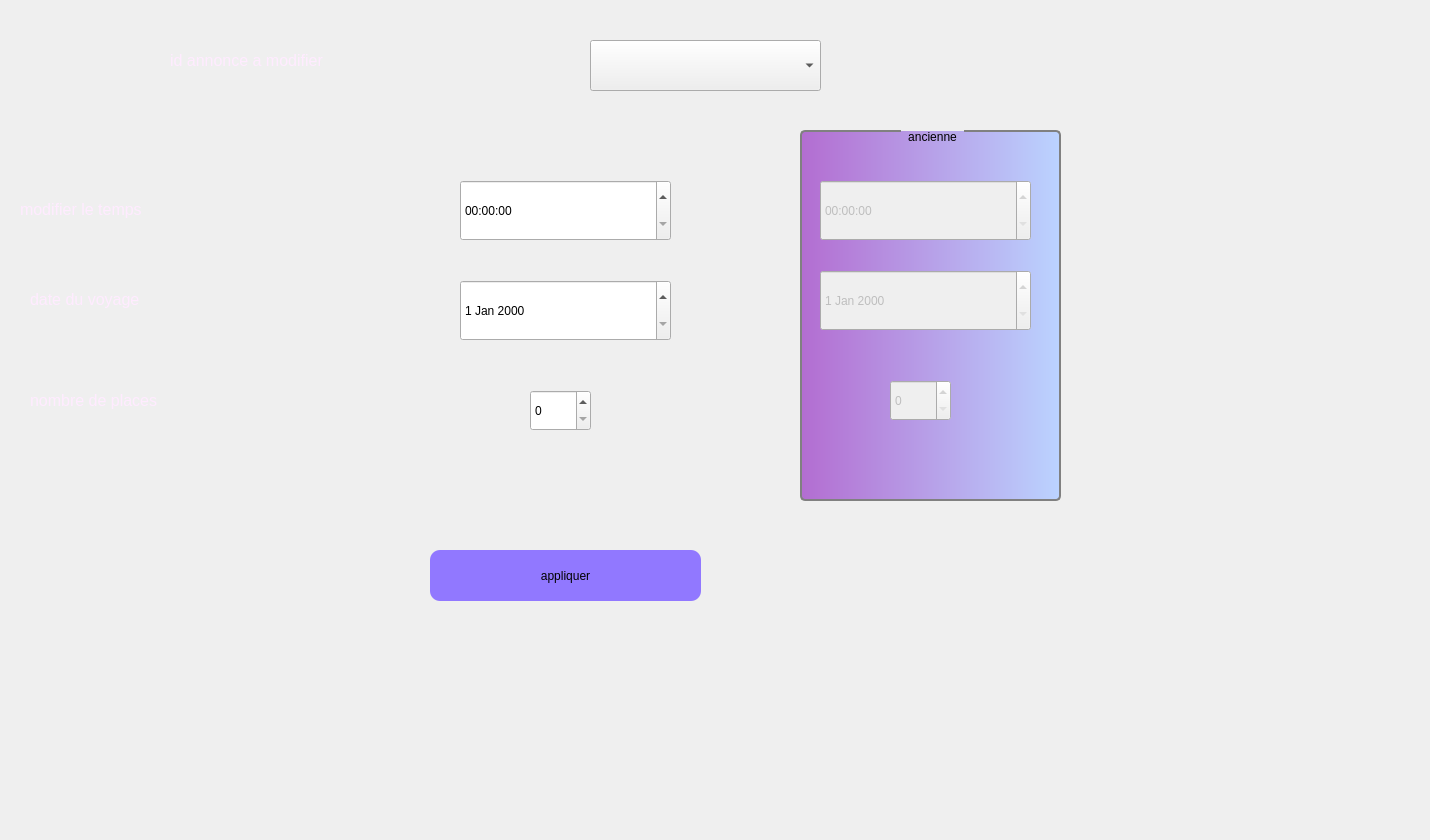
     <widget class="QWidget" name="tab_6">
      <attribute name="title">
       <string>modifier</string>
      </attribute>
      <widget class="QLabel" name="label_26">
       <property name="geometry">
        <rect>
         <x>170</x>
         <y>40</y>
         <width>381</width>
         <height>41</height>
        </rect>
       </property>
       <property name="palette">
        <palette>
         <active>
          <colorrole role="WindowText">
           <brush brushstyle="SolidPattern">
            <color alpha="255">
             <red>255</red>
             <green>235</green>
             <blue>255</blue>
            </color>
           </brush>
          </colorrole>
         </active>
         <inactive>
          <colorrole role="WindowText">
           <brush brushstyle="SolidPattern">
            <color alpha="255">
             <red>255</red>
             <green>235</green>
             <blue>255</blue>
            </color>
           </brush>
          </colorrole>
         </inactive>
         <disabled>
          <colorrole role="WindowText">
           <brush brushstyle="SolidPattern">
            <color alpha="255">
             <red>120</red>
             <green>120</green>
             <blue>120</blue>
            </color>
           </brush>
          </colorrole>
         </disabled>
        </palette>
       </property>
       <property name="text">
        <string>&lt;html&gt;&lt;head/&gt;&lt;body&gt;&lt;p&gt;&lt;span style=&quot; font-size:12pt;&quot;&gt;id annonce a modifier&lt;/span&gt;&lt;/p&gt;&lt;/body&gt;&lt;/html&gt;</string>
       </property>
      </widget>
      <widget class="QLabel" name="label_27">
       <property name="geometry">
        <rect>
         <x>20</x>
         <y>189</y>
         <width>291</width>
         <height>41</height>
        </rect>
       </property>
       <property name="palette">
        <palette>
         <active>
          <colorrole role="WindowText">
           <brush brushstyle="SolidPattern">
            <color alpha="255">
             <red>255</red>
             <green>235</green>
             <blue>255</blue>
            </color>
           </brush>
          </colorrole>
         </active>
         <inactive>
          <colorrole role="WindowText">
           <brush brushstyle="SolidPattern">
            <color alpha="255">
             <red>255</red>
             <green>235</green>
             <blue>255</blue>
            </color>
           </brush>
          </colorrole>
         </inactive>
         <disabled>
          <colorrole role="WindowText">
           <brush brushstyle="SolidPattern">
            <color alpha="255">
             <red>120</red>
             <green>120</green>
             <blue>120</blue>
            </color>
           </brush>
          </colorrole>
         </disabled>
        </palette>
       </property>
       <property name="text">
        <string>&lt;html&gt;&lt;head/&gt;&lt;body&gt;&lt;p&gt;&lt;span style=&quot; font-size:12pt;&quot;&gt;modifier le temps&lt;/span&gt;&lt;/p&gt;&lt;/body&gt;&lt;/html&gt;</string>
       </property>
      </widget>
      <widget class="QPushButton" name="appliquer">
       <property name="geometry">
        <rect>
         <x>430</x>
         <y>550</y>
         <width>271</width>
         <height>51</height>
        </rect>
       </property>
       <property name="cursor">
        <cursorShape>PointingHandCursor</cursorShape>
       </property>
       <property name="styleSheet">
        <string notr="true">background-color: rgb(0, 0, 255);
background-color: rgb(145, 120, 255);
border-radius: 10px;</string>
       </property>
       <property name="text">
        <string>appliquer</string>
       </property>
      </widget>
      <widget class="QTimeEdit" name="timeEditmod">
       <property name="geometry">
        <rect>
         <x>460</x>
         <y>180</y>
         <width>211</width>
         <height>61</height>
        </rect>
       </property>
      </widget>
      <widget class="QLabel" name="label_46">
       <property name="geometry">
        <rect>
         <x>30</x>
         <y>279</y>
         <width>251</width>
         <height>41</height>
        </rect>
       </property>
       <property name="palette">
        <palette>
         <active>
          <colorrole role="WindowText">
           <brush brushstyle="SolidPattern">
            <color alpha="255">
             <red>255</red>
             <green>235</green>
             <blue>255</blue>
            </color>
           </brush>
          </colorrole>
          <colorrole role="Button">
           <brush brushstyle="SolidPattern">
            <color alpha="255">
             <red>255</red>
             <green>235</green>
             <blue>255</blue>
            </color>
           </brush>
          </colorrole>
          <colorrole role="Light">
           <brush brushstyle="SolidPattern">
            <color alpha="255">
             <red>255</red>
             <green>255</green>
             <blue>255</blue>
            </color>
           </brush>
          </colorrole>
          <colorrole role="Midlight">
           <brush brushstyle="SolidPattern">
            <color alpha="255">
             <red>255</red>
             <green>245</green>
             <blue>255</blue>
            </color>
           </brush>
          </colorrole>
          <colorrole role="Dark">
           <brush brushstyle="SolidPattern">
            <color alpha="255">
             <red>127</red>
             <green>117</green>
             <blue>127</blue>
            </color>
           </brush>
          </colorrole>
          <colorrole role="Mid">
           <brush brushstyle="SolidPattern">
            <color alpha="255">
             <red>170</red>
             <green>157</green>
             <blue>170</blue>
            </color>
           </brush>
          </colorrole>
          <colorrole role="Text">
           <brush brushstyle="SolidPattern">
            <color alpha="255">
             <red>0</red>
             <green>0</green>
             <blue>0</blue>
            </color>
           </brush>
          </colorrole>
          <colorrole role="BrightText">
           <brush brushstyle="SolidPattern">
            <color alpha="255">
             <red>255</red>
             <green>255</green>
             <blue>255</blue>
            </color>
           </brush>
          </colorrole>
          <colorrole role="ButtonText">
           <brush brushstyle="SolidPattern">
            <color alpha="255">
             <red>0</red>
             <green>0</green>
             <blue>0</blue>
            </color>
           </brush>
          </colorrole>
          <colorrole role="Base">
           <brush brushstyle="SolidPattern">
            <color alpha="255">
             <red>255</red>
             <green>255</green>
             <blue>255</blue>
            </color>
           </brush>
          </colorrole>
          <colorrole role="Window">
           <brush brushstyle="SolidPattern">
            <color alpha="255">
             <red>255</red>
             <green>235</green>
             <blue>255</blue>
            </color>
           </brush>
          </colorrole>
          <colorrole role="Shadow">
           <brush brushstyle="SolidPattern">
            <color alpha="255">
             <red>0</red>
             <green>0</green>
             <blue>0</blue>
            </color>
           </brush>
          </colorrole>
          <colorrole role="AlternateBase">
           <brush brushstyle="SolidPattern">
            <color alpha="255">
             <red>255</red>
             <green>245</green>
             <blue>255</blue>
            </color>
           </brush>
          </colorrole>
          <colorrole role="ToolTipBase">
           <brush brushstyle="SolidPattern">
            <color alpha="255">
             <red>255</red>
             <green>255</green>
             <blue>220</blue>
            </color>
           </brush>
          </colorrole>
          <colorrole role="ToolTipText">
           <brush brushstyle="SolidPattern">
            <color alpha="255">
             <red>0</red>
             <green>0</green>
             <blue>0</blue>
            </color>
           </brush>
          </colorrole>
          <colorrole role="PlaceholderText">
           <brush brushstyle="SolidPattern">
            <color alpha="128">
             <red>0</red>
             <green>0</green>
             <blue>0</blue>
            </color>
           </brush>
          </colorrole>
         </active>
         <inactive>
          <colorrole role="WindowText">
           <brush brushstyle="SolidPattern">
            <color alpha="255">
             <red>255</red>
             <green>235</green>
             <blue>255</blue>
            </color>
           </brush>
          </colorrole>
          <colorrole role="Button">
           <brush brushstyle="SolidPattern">
            <color alpha="255">
             <red>255</red>
             <green>235</green>
             <blue>255</blue>
            </color>
           </brush>
          </colorrole>
          <colorrole role="Light">
           <brush brushstyle="SolidPattern">
            <color alpha="255">
             <red>255</red>
             <green>255</green>
             <blue>255</blue>
            </color>
           </brush>
          </colorrole>
          <colorrole role="Midlight">
           <brush brushstyle="SolidPattern">
            <color alpha="255">
             <red>255</red>
             <green>245</green>
             <blue>255</blue>
            </color>
           </brush>
          </colorrole>
          <colorrole role="Dark">
           <brush brushstyle="SolidPattern">
            <color alpha="255">
             <red>127</red>
             <green>117</green>
             <blue>127</blue>
            </color>
           </brush>
          </colorrole>
          <colorrole role="Mid">
           <brush brushstyle="SolidPattern">
            <color alpha="255">
             <red>170</red>
             <green>157</green>
             <blue>170</blue>
            </color>
           </brush>
          </colorrole>
          <colorrole role="Text">
           <brush brushstyle="SolidPattern">
            <color alpha="255">
             <red>0</red>
             <green>0</green>
             <blue>0</blue>
            </color>
           </brush>
          </colorrole>
          <colorrole role="BrightText">
           <brush brushstyle="SolidPattern">
            <color alpha="255">
             <red>255</red>
             <green>255</green>
             <blue>255</blue>
            </color>
           </brush>
          </colorrole>
          <colorrole role="ButtonText">
           <brush brushstyle="SolidPattern">
            <color alpha="255">
             <red>0</red>
             <green>0</green>
             <blue>0</blue>
            </color>
           </brush>
          </colorrole>
          <colorrole role="Base">
           <brush brushstyle="SolidPattern">
            <color alpha="255">
             <red>255</red>
             <green>255</green>
             <blue>255</blue>
            </color>
           </brush>
          </colorrole>
          <colorrole role="Window">
           <brush brushstyle="SolidPattern">
            <color alpha="255">
             <red>255</red>
             <green>235</green>
             <blue>255</blue>
            </color>
           </brush>
          </colorrole>
          <colorrole role="Shadow">
           <brush brushstyle="SolidPattern">
            <color alpha="255">
             <red>0</red>
             <green>0</green>
             <blue>0</blue>
            </color>
           </brush>
          </colorrole>
          <colorrole role="AlternateBase">
           <brush brushstyle="SolidPattern">
            <color alpha="255">
             <red>255</red>
             <green>245</green>
             <blue>255</blue>
            </color>
           </brush>
          </colorrole>
          <colorrole role="ToolTipBase">
           <brush brushstyle="SolidPattern">
            <color alpha="255">
             <red>255</red>
             <green>255</green>
             <blue>220</blue>
            </color>
           </brush>
          </colorrole>
          <colorrole role="ToolTipText">
           <brush brushstyle="SolidPattern">
            <color alpha="255">
             <red>0</red>
             <green>0</green>
             <blue>0</blue>
            </color>
           </brush>
          </colorrole>
          <colorrole role="PlaceholderText">
           <brush brushstyle="SolidPattern">
            <color alpha="128">
             <red>0</red>
             <green>0</green>
             <blue>0</blue>
            </color>
           </brush>
          </colorrole>
         </inactive>
         <disabled>
          <colorrole role="WindowText">
           <brush brushstyle="SolidPattern">
            <color alpha="255">
             <red>127</red>
             <green>117</green>
             <blue>127</blue>
            </color>
           </brush>
          </colorrole>
          <colorrole role="Button">
           <brush brushstyle="SolidPattern">
            <color alpha="255">
             <red>255</red>
             <green>235</green>
             <blue>255</blue>
            </color>
           </brush>
          </colorrole>
          <colorrole role="Light">
           <brush brushstyle="SolidPattern">
            <color alpha="255">
             <red>255</red>
             <green>255</green>
             <blue>255</blue>
            </color>
           </brush>
          </colorrole>
          <colorrole role="Midlight">
           <brush brushstyle="SolidPattern">
            <color alpha="255">
             <red>255</red>
             <green>245</green>
             <blue>255</blue>
            </color>
           </brush>
          </colorrole>
          <colorrole role="Dark">
           <brush brushstyle="SolidPattern">
            <color alpha="255">
             <red>127</red>
             <green>117</green>
             <blue>127</blue>
            </color>
           </brush>
          </colorrole>
          <colorrole role="Mid">
           <brush brushstyle="SolidPattern">
            <color alpha="255">
             <red>170</red>
             <green>157</green>
             <blue>170</blue>
            </color>
           </brush>
          </colorrole>
          <colorrole role="Text">
           <brush brushstyle="SolidPattern">
            <color alpha="255">
             <red>127</red>
             <green>117</green>
             <blue>127</blue>
            </color>
           </brush>
          </colorrole>
          <colorrole role="BrightText">
           <brush brushstyle="SolidPattern">
            <color alpha="255">
             <red>255</red>
             <green>255</green>
             <blue>255</blue>
            </color>
           </brush>
          </colorrole>
          <colorrole role="ButtonText">
           <brush brushstyle="SolidPattern">
            <color alpha="255">
             <red>127</red>
             <green>117</green>
             <blue>127</blue>
            </color>
           </brush>
          </colorrole>
          <colorrole role="Base">
           <brush brushstyle="SolidPattern">
            <color alpha="255">
             <red>255</red>
             <green>235</green>
             <blue>255</blue>
            </color>
           </brush>
          </colorrole>
          <colorrole role="Window">
           <brush brushstyle="SolidPattern">
            <color alpha="255">
             <red>255</red>
             <green>235</green>
             <blue>255</blue>
            </color>
           </brush>
          </colorrole>
          <colorrole role="Shadow">
           <brush brushstyle="SolidPattern">
            <color alpha="255">
             <red>0</red>
             <green>0</green>
             <blue>0</blue>
            </color>
           </brush>
          </colorrole>
          <colorrole role="AlternateBase">
           <brush brushstyle="SolidPattern">
            <color alpha="255">
             <red>255</red>
             <green>235</green>
             <blue>255</blue>
            </color>
           </brush>
          </colorrole>
          <colorrole role="ToolTipBase">
           <brush brushstyle="SolidPattern">
            <color alpha="255">
             <red>255</red>
             <green>255</green>
             <blue>220</blue>
            </color>
           </brush>
          </colorrole>
          <colorrole role="ToolTipText">
           <brush brushstyle="SolidPattern">
            <color alpha="255">
             <red>0</red>
             <green>0</green>
             <blue>0</blue>
            </color>
           </brush>
          </colorrole>
          <colorrole role="PlaceholderText">
           <brush brushstyle="SolidPattern">
            <color alpha="128">
             <red>0</red>
             <green>0</green>
             <blue>0</blue>
            </color>
           </brush>
          </colorrole>
         </disabled>
        </palette>
       </property>
       <property name="text">
        <string>&lt;html&gt;&lt;head/&gt;&lt;body&gt;&lt;p&gt;&lt;span style=&quot; font-size:12pt;&quot;&gt;date du voyage&lt;/span&gt;&lt;/p&gt;&lt;/body&gt;&lt;/html&gt;</string>
       </property>
      </widget>
      <widget class="QDateEdit" name="datemod">
       <property name="geometry">
        <rect>
         <x>460</x>
         <y>280</y>
         <width>211</width>
         <height>61</height>
        </rect>
       </property>
      </widget>
      <widget class="QSpinBox" name="nbplacemod">
       <property name="geometry">
        <rect>
         <x>530</x>
         <y>390</y>
         <width>61</width>
         <height>41</height>
        </rect>
       </property>
       <property name="maximum">
        <number>120</number>
       </property>
      </widget>
      <widget class="QLabel" name="label_36">
       <property name="geometry">
        <rect>
         <x>-20</x>
         <y>0</y>
         <width>1421</width>
         <height>831</height>
        </rect>
       </property>
       <property name="text">
        <string/>
       </property>
       <property name="pixmap">
        <pixmap>../images/bg.v1.jpg</pixmap>
       </property>
      </widget>
      <widget class="QLabel" name="label_83">
       <property name="geometry">
        <rect>
         <x>30</x>
         <y>380</y>
         <width>241</width>
         <height>41</height>
        </rect>
       </property>
       <property name="palette">
        <palette>
         <active>
          <colorrole role="WindowText">
           <brush brushstyle="SolidPattern">
            <color alpha="255">
             <red>255</red>
             <green>235</green>
             <blue>255</blue>
            </color>
           </brush>
          </colorrole>
         </active>
         <inactive>
          <colorrole role="WindowText">
           <brush brushstyle="SolidPattern">
            <color alpha="255">
             <red>255</red>
             <green>235</green>
             <blue>255</blue>
            </color>
           </brush>
          </colorrole>
         </inactive>
         <disabled>
          <colorrole role="WindowText">
           <brush brushstyle="SolidPattern">
            <color alpha="255">
             <red>120</red>
             <green>120</green>
             <blue>120</blue>
            </color>
           </brush>
          </colorrole>
         </disabled>
        </palette>
       </property>
       <property name="text">
        <string>&lt;html&gt;&lt;head/&gt;&lt;body&gt;&lt;p&gt;&lt;span style=&quot; font-size:12pt;&quot;&gt;nombre de places &lt;/span&gt;&lt;/p&gt;&lt;/body&gt;&lt;/html&gt;</string>
       </property>
      </widget>
      <widget class="QComboBox" name="comboBoxmodan">
       <property name="geometry">
        <rect>
         <x>590</x>
         <y>40</y>
         <width>231</width>
         <height>51</height>
        </rect>
       </property>
      </widget>
      <widget class="QGroupBox" name="groupBox">
       <property name="geometry">
        <rect>
         <x>800</x>
         <y>130</y>
         <width>261</width>
         <height>371</height>
        </rect>
       </property>
       <property name="styleSheet">
        <string notr="true">QGroupBox {
    	background-color: qlineargradient(spread:pad, x1:0, y1:0, x2:1, y2:0, stop:0 rgba(179, 109, 209, 255), stop:1 rgba(187, 211, 255, 255));
    border: 2px solid gray;
    border-radius: 5px;
    margin-top: 1ex; /* leave space at the top for the title */
}

QGroupBox::title {
    subcontrol-origin: margin;
    subcontrol-position: top center; /* position at the top center */
    padding: 0 5px;
    background-color: qlineargradient(x1: 0, y1: 0, x2: 0, y2: 1,
                                      stop: 0 #FF0ECE, stop: 1 #FFFFFF);
}</string>
       </property>
       <property name="title">
        <string>ancienne</string>
       </property>
       <widget class="QTimeEdit" name="timeEditmod_2">
        <property name="enabled">
         <bool>false</bool>
        </property>
        <property name="geometry">
         <rect>
          <x>20</x>
          <y>50</y>
          <width>211</width>
          <height>61</height>
         </rect>
        </property>
       </widget>
       <widget class="QDateEdit" name="datemod_2">
        <property name="enabled">
         <bool>false</bool>
        </property>
        <property name="geometry">
         <rect>
          <x>20</x>
          <y>140</y>
          <width>211</width>
          <height>61</height>
         </rect>
        </property>
       </widget>
       <widget class="QSpinBox" name="nbplacemod_2">
        <property name="enabled">
         <bool>false</bool>
        </property>
        <property name="geometry">
         <rect>
          <x>90</x>
          <y>250</y>
          <width>61</width>
          <height>41</height>
         </rect>
        </property>
        <property name="maximum">
         <number>120</number>
        </property>
       </widget>
      </widget>
      <zorder>label_36</zorder>
      <zorder>label_26</zorder>
      <zorder>label_27</zorder>
      <zorder>appliquer</zorder>
      <zorder>timeEditmod</zorder>
      <zorder>label_46</zorder>
      <zorder>datemod</zorder>
      <zorder>nbplacemod</zorder>
      <zorder>label_83</zorder>
      <zorder>comboBoxmodan</zorder>
      <zorder>groupBox</zorder>
     </widget>
